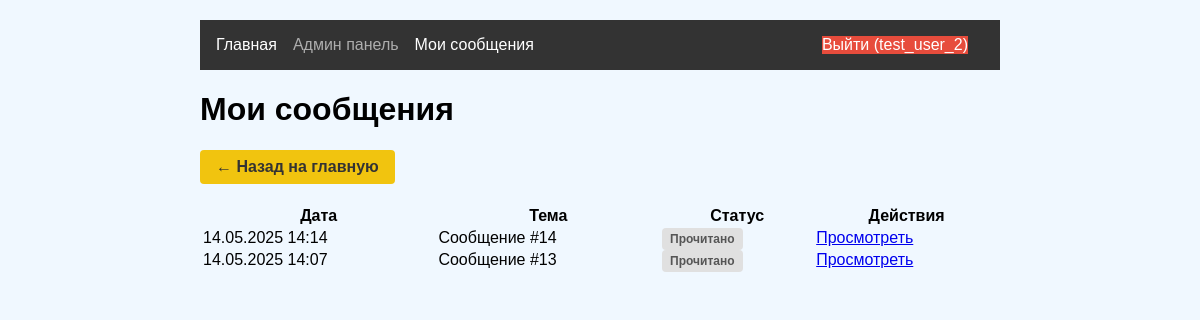
The app's page /user/messages (signed in), older data.
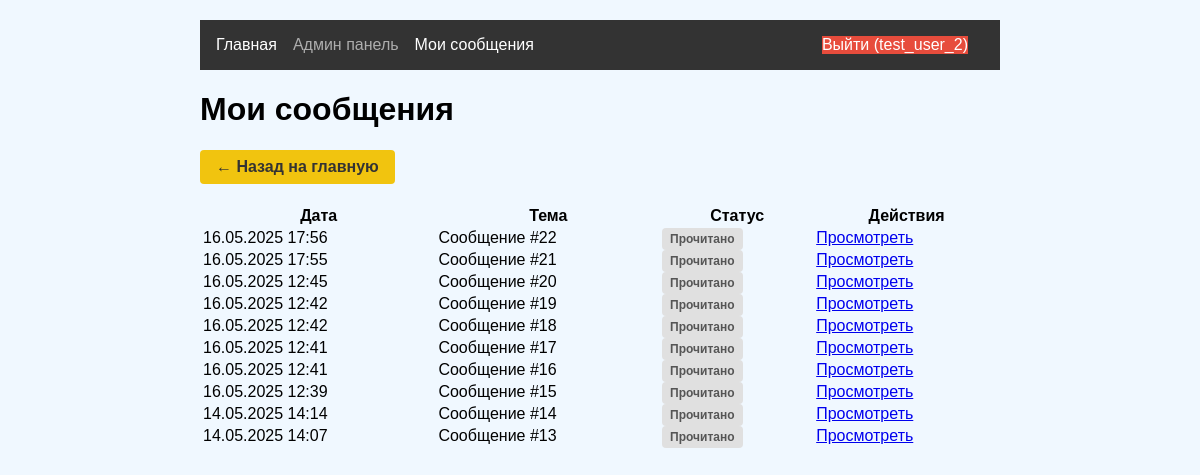
The same page, newer data.
### models.py (models this page shows, shortened)
class User(UserMixin, db.Model):
    id = db.Column(db.Integer, primary_key=True)
    username = db.Column(db.String(64), unique=True)
    password_hash = db.Column(db.String(128))
    is_admin = db.Column(db.Boolean, default=False)

class AdminMessage(db.Model):
    id = db.Column(db.Integer, primary_key=True)
    user_id = db.Column(db.Integer, db.ForeignKey('user.id'))
    admin_id = db.Column(db.Integer, db.ForeignKey('user.id'))  # ➕ Добавлено
    message = db.Column(db.Text)
    code_id = db.Column(db.Integer, db.ForeignKey('code_status.id'))
    created_at = db.Column(db.DateTime)
    read = db.Column(db.Boolean, default=False)
    user = db.relationship('User', foreign_keys=[user_id], backref=db.backref('admin_messages', lazy=True))
    admin = db.relationship('User', foreign_keys=[admin_id])  # ➕ Добавлено
    code = db.relationship('CodeStatus', backref=db.backref('messages', lazy=True))
    read_by_user = db.Column(db.Boolean, default=False)
    read_by_admin = db.Column(db.Boolean, default=False)

### app.py (the view)
@app.route('/user/messages')
@login_required
def user_messages():
    messages = AdminMessage.query.filter_by(user_id=current_user.id).order_by(AdminMessage.created_at.desc()).all()
    return render_template('user_messages.html', messages=messages)

### app.py (called while the page is built)
@login_manager.user_loader
def load_user(user_id):
    return User.query.get(int(user_id))

### templates/user_messages.html (shortened to what this page needs)
{% extends "base.html" %}
{% block content %}
<div class="container">
    <h1>Мои сообщения</h1>
    <a href="{{ url_for('main_index') }}" class="back-btn">← Назад на главную</a>
    <div class="messages-section">
        {% if messages %}
            <table class="messages-table">
                <thead>
                    <tr>
                        <th>Дата</th>
                        <th>Тема</th>
                        <th>Статус</th>
                        <th>Действия</th>
                    </tr>
                </thead>
                <tbody>
                    {% for message in messages %}
                    <tr class="{{ 'unread' if not message.read_by_user  else '' }}">
                        <td>{{ message.created_at.strftime('%d.%m.%Y %H:%M') }}</td>
                        <td>{% if message.subject %}{{ message.subject }}{% else %}Сообщение #{{ message.id }}{% endif %}</td>
                        <td>
                            {% if  message.read_by_user %}
                            <span class="status read">Прочитано</span>
                            {% else %}
                            <span class="status unread">Новое</span>
                            {% endif %}
                        </td>
                        <td>
                            <a href="{{ url_for('view_user_message', message_id=message.id) }}" class="btn">Просмотреть</a>
                        </td>
                    </tr>
                    {% endfor %}
                </tbody>
            </table>
        {% else %}
            <p class="no-data">У вас нет сообщений от администрации</p>
        {% endif %}
    </div>
</div>
{% endblock %}

### templates/base.html (shortened to what this page needs)
<!DOCTYPE html>
<html lang="ru">
<head>
    <link rel="stylesheet" href="{{ url_for('static', filename='css/style.css') }}">
</head>
<body>
    <header>
        <nav>
            {% if current_user.is_authenticated %}
                <div class="nav-left">
                    <a href="{{ url_for('main_index') }}" class="nav-link">Главная</a>
                    <a href="{{ url_for('admin_dashboard') }}" class="nav-link {{ 'admin-link' if current_user.is_admin else 'disabled-link' }}">
                        Админ панель
                    </a>
                    <a href="{{ url_for('user_messages') }}" class="nav-link">
                        Мои сообщения
                    </a>
                </div>
                <div class="nav-right">
                    <a href="{{ url_for('logout') }}" class="nav-link logout-btn">Выйти ({{ current_user.username }})</a>
                </div>
            {% else %}
                <div class="nav-left">
                    <a href="{{ url_for('login') }}" class="nav-link">Войти</a>
                    <a href="{{ url_for('register') }}" class="nav-link">Регистрация</a>
                </div>
            {% endif %}
        </nav>
    </header>
    <main>
        {% block content %}{% endblock %}
    </main>
</body>
</html>

### static/css/style.css (style rules this page uses)
body { font-family: Arial, sans-serif; max-width: 800px; margin: 0 auto; padding: 20px; background: #f0f8ff; }
nav { display: flex; background: #333; padding: 1rem; }
nav a { color: white; margin-right: 1rem; text-decoration: none; }
.nav-right { margin-left: auto; }
.back-btn { display: inline-block; margin-bottom: 20px; padding: 8px 16px; background-color: #6c757d; color: #fff; border-radius: 4px; text-decoration: none; }
.disabled-link { opacity: 0.6; cursor: default; position: relative; }
.nav-left, .nav-right { display: flex; align-items: center; }
.nav-left { margin-right: auto; }
.logout-btn { background-color: #e74c3c !important; color: white !important; transition: background-color 0.3s; }
.status { padding: 4px 8px; border-radius: 4px; font-size: 12px; font-weight: bold; }
.status.read { background-color: #e0e0e0; color: #555; }
.back-btn { display: inline-block; padding: 8px 16px; background-color: #f1c40f; color: #333; border-radius: 4px; text-decoration: none; margin-bottom: 20px; font-weight: bold; }
.messages-table { width: 100%; border-collapse }

Row changes from the older to the newer data that the page shows:
added AdminMessage: created_at "16.05.2025 17:56", id "22", read_by_user "Прочитано"
added AdminMessage: created_at "16.05.2025 17:55", id "21", read_by_user "Прочитано"
added AdminMessage: created_at "16.05.2025 12:45", id "20", read_by_user "Прочитано"
added AdminMessage: created_at "16.05.2025 12:42", id "19", read_by_user "Прочитано"
added AdminMessage: created_at "16.05.2025 12:42", id "18", read_by_user "Прочитано"
added AdminMessage: created_at "16.05.2025 12:41", id "17", read_by_user "Прочитано"
added AdminMessage: created_at "16.05.2025 12:41", id "16", read_by_user "Прочитано"
added AdminMessage: created_at "16.05.2025 12:39", id "15", read_by_user "Прочитано"
